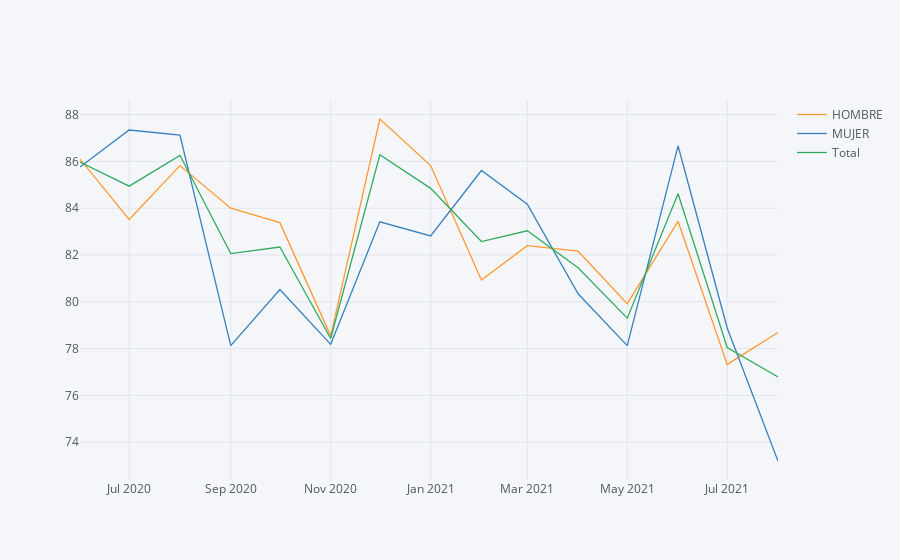

This figure's notebook cell:
### Code cell
emp.iplot()

### Figure 1 — Plotly figure (JSON) as saved in the notebook; plotly's stock layout.template omitted (floating-point values rounded to 4 significant figures)
{"data": [{"line": {"color": "rgba(255, 153, 51, 1.0)", "dash": "solid", "shape": "linear", "width": 1.3}, "mode": "lines", "name": "HOMBRE", "text": "", "type": "scatter", "x": ["2020-06", "2020-07", "2020-08", "2020-09", "2020-10", "2020-11", "2020-12", "2021-01", "2021-02", "2021-03", "2021-04", "2021-05", "2021-06", "2021-07", "2021-08"], "y": [86.1, 83.52, 85.82, 84, 83.38, 78.54, 87.81, 85.82, 80.93, 82.4, 82.16, 79.92, 83.44, 77.32, 78.69]}, {"line": {"color": "rgba(55, 128, 191, 1.0)", "dash": "solid", "shape": "linear", "width": 1.3}, "mode": "lines", "name": "MUJER", "text": "", "type": "scatter", "x": ["2020-06", "2020-07", "2020-08", "2020-09", "2020-10", "2020-11", "2020-12", "2021-01", "2021-02", "2021-03", "2021-04", "2021-05", "2021-06", "2021-07", "2021-08"], "y": [85.76, 87.34, 87.12, 78.12, 80.53, 78.18, 83.42, 82.81, 85.61, 84.17, 80.34, 78.12, 86.67, 78.88, 73.2]}, {"line": {"color": "rgba(50, 171, 96, 1.0)", "dash": "solid", "shape": "linear", "width": 1.3}, "mode": "lines", "name": "Total", "text": "", "type": "scatter", "x": ["2020-06", "2020-07", "2020-08", "2020-09", "2020-10", "2020-11", "2020-12", "2021-01", "2021-02", "2021-03", "2021-04", "2021-05", "2021-06", "2021-07", "2021-08"], "y": [85.97, 84.94, 86.26, 82.06, 82.34, 78.43, 86.28, 84.85, 82.58, 83.03, 81.46, 79.3, 84.62, 78.04, 76.79]}], "layout": {"legend": {"bgcolor": "#F5F6F9", "font": {"color": "#4D5663"}}, "paper_bgcolor": "#F5F6F9", "plot_bgcolor": "#F5F6F9", "title": {"font": {"color": "#4D5663"}}, "xaxis": {"gridcolor": "#E1E5ED", "showgrid": true, "tickfont": {"color": "#4D5663"}, "title": {"font": {"color": "#4D5663"}, "text": ""}, "zerolinecolor": "#E1E5ED"}, "yaxis": {"gridcolor": "#E1E5ED", "showgrid": true, "tickfont": {"color": "#4D5663"}, "title": {"font": {"color": "#4D5663"}, "text": ""}, "zerolinecolor": "#E1E5ED"}}}
